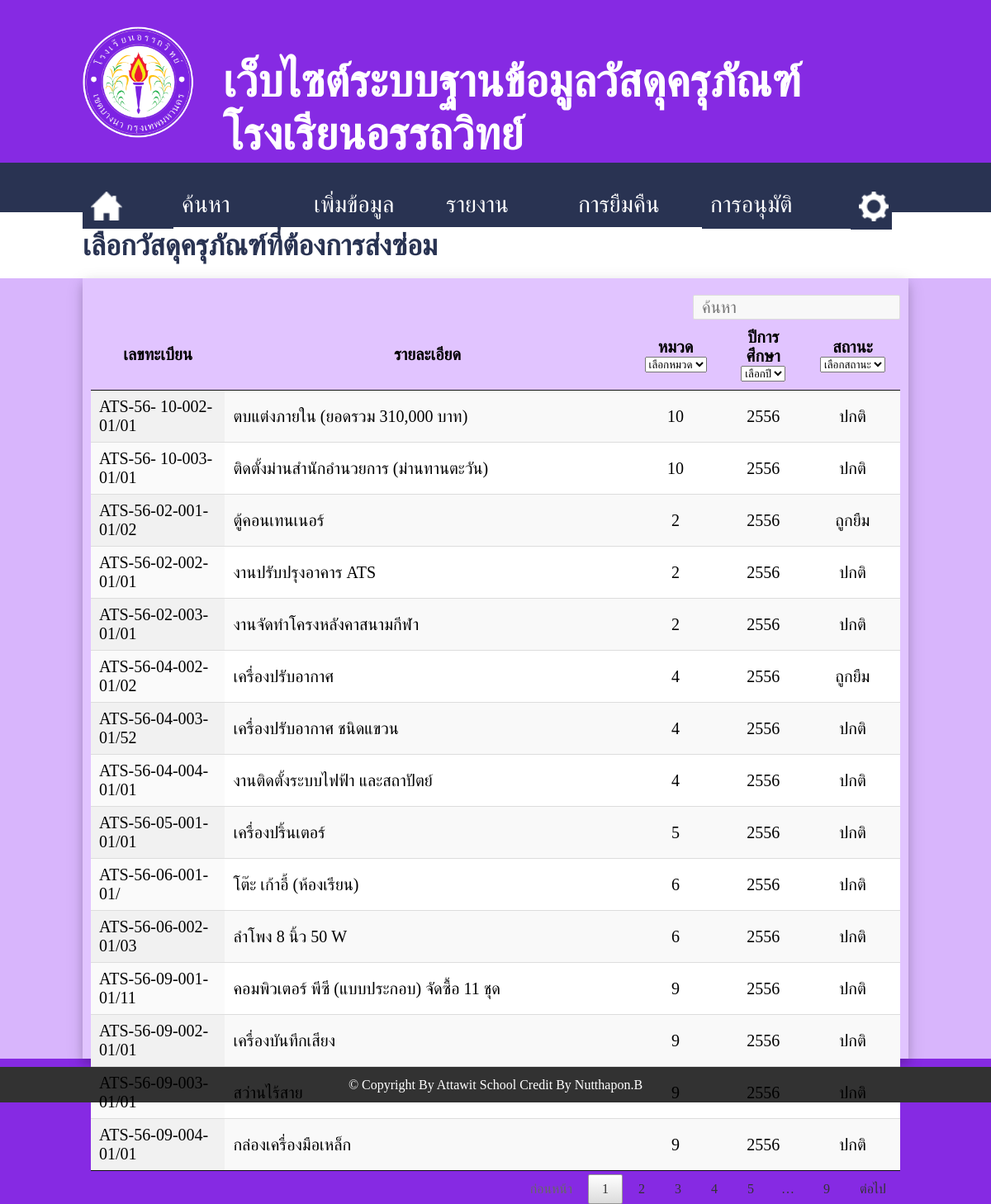
The app's page /select_maintenance.php (signed in) with its own data.
### tables this page shows
CREATE TABLE `data_mda` (
  `id` int(11) NOT NULL auto_increment,
  `id_mda` varchar(25) NOT NULL,
  `id_type` int(11) NOT NULL,
  `year` int(11) NOT NULL,
  `detail` varchar(1000) default NULL,
  `brand` varchar(1000) default NULL,
  `amount` int(11) default NULL,
  `price` decimal(10,2) default NULL,
  `total_price` decimal(10,2) default NULL,
  `applications` varchar(500) default NULL,
  `note` varchar(1000) default NULL,
  `date_in` text,
  `company` varchar(500) default NULL,
  `address` varchar(500) default NULL,
  `tel` varchar(20) default NULL,
  `fax` varchar(20) default NULL,
  `web` varchar(500) default NULL,
  `picture` varchar(500) default NULL,
  `status` int(11) NOT NULL,
  PRIMARY KEY  (`id`)
);

### select_maintenance.php (the view, shortened to what this page needs)
<?php
include('popup.php');
?>
<html>
<head>
	<link rel="stylesheet" href="style.css">
	<link rel="stylesheet" href="jquery.dataTables.min.css" />
</head>
<body id="search">
	<div style='width:100%; height:180px;'>
		<div style='width:1000px; heigth:100%; margin:auto; padding-top:1%;'>
			<div style='width:15%; heigth:100%; float:left;'>
				<img src='image/logo_ats.png' style="margin-top:20px;" width='90%'>
			</div>
			<div style='width:83%; heigth:100%; float:left; padding-left:2%;'>
				<h1 style="margin-top:55px;">เว็บไซต์ระบบฐานข้อมูลวัสดุครุภัณฑ์โรงเรียนอรรถวิทย์
				</h1>
			</div>
		</div>
	</div>
	<div style='width:100%; height:60px; background:#293352;'>
		<div style='width:1000px; heigth:100%; margin:auto; margin-top:17px; padding-top:12px;'>
			<div id="sMenu" style="width:90px; heigth:100%; float:left;">
				<a href="main_finance.php">
					<div><img src="image/home.png" width="38"></div>
				</a>
			</div>
			<div class="dropdown" style="width:160px; heigth:100%; float:left;">
				<a href="search_mda.php">
					<div class="dropbtn">ค้นหา</div>
				</a>
			</div>
			<div class="dropdown" style="width:160px; heigth:100%; float:left;">
				<div class="dropbtn">เพิ่มข้อมูล</div>
			</div>
			<div class="dropdown" style="width:160px; heigth:100%; float:left;">
				<div class="dropbtn">รายงาน</div>
			</div>
			<div class="dropdown" style="width:160px; heigth:100%; float:left;">
				<div class="dropbtn">การยืมคืน</div>
			</div>
			<a href="approve_mda.php">
				<div id="sMenu" style="width:160px; heigth:100%; float:left;">
					<div style="width:100px; float:left;">การอนุมัติ</div>
					<?php
					if ($numberApprove == 0) {
						echo "<div style='width:30px; height:35px; float:left;'></div>";
					} else {
						echo "<div style='width:30px; height:35px; float:left; border-color: #ff0000; border-style: solid; border-radius: 5px; text-align:center; margin-top:-3px; color: #ff0000;'>".$numberApprove."</div>";
					}
					 ?>
				</div>
			</a>
			<div class="dropdown" style="width:50px; heigth:105%; float:left;">
				<div class="dropbtn"><img src="image/pass.png" width="36"></div>
			</div>
		</div>
	</div>
	<div style='width:100%; height:80px; margin-top:-29px; background:#ffffff;'>
		<div style='width:1000px; height:100%; margin:auto; background:#ffffff;'>
			<h2>เลือกวัสดุครุภัณฑ์ที่ต้องการส่งซ่อม</h2>
		</div>
	</div>
	<div style='width:100%; height:945px; background:#d8b5fc;'>
		<div style='width:980px; height:925px; padding-top:20px; padding-left:10px; padding-right:10px; background:#e1c4ff; margin:auto; box-shadow: 0 6px 10px 0 rgba(0, 0, 0, 0.14), 0 6px 20px 0 rgba(0, 0, 0, 0.14);'>
			<table id="example" class="display" style="font-size: 20px;" cellspacing="0" width="100%">
		        <thead>
		            <tr>
		                <th>เลขทะเบียน</th>
		                <th>รายละเอียด</th>
		                <th>หมวด</th>
		                <th>ปีการศึกษา</th>
		                <th>สถานะ</th>
		            </tr>
		        </thead>
		        <tbody>
		        	<?php
		        	$sql = "SELECT * FROM data_mda";
		        	$query = mysql_query($sql);
		        	while ($data = mysql_fetch_array($query)) {
		        		if ($data['status'] == 0) {
		        			$statusLent = 'ถูกยืม';
		        		} elseif ($data['status'] == 1) {
		        			$statusLent = 'ปกติ';
		        		} else {
		        			$statusLent = 'ส่งซ่อม';
		        		}
		        		echo "
		        		<tr style='cursor: hand;' data-href='add_maintenance.php?id=".$data['id']."'>
			                <td>".$data['id_mda']."</td>
			                <td>".$data['detail']."</td>
			                <td><center>".$data['id_type']."</center></td>
			                <td><center>".$data['year']."</center></td>
			                <td><center>".$statusLent."</center></td>
			            </tr>";
		        	}
		        	 ?>
		        </tbody>
		    </table>
		</div>
	</div>
	<div style="background:#323232; width:100%; height:30px; text-align: center; padding-top: 13px; margin-bottom:0px;">
		<font color="#ffffff">&copy Copyright By Attawit School Credit By Nutthapon.B</font>
	</div>
</body>
</html>

### style.css (style rules this page uses)
h1 { font-family:TH Sarabun New; font-size: 55px; color:#ffffff; }
h2 { font-family:TH Sarabun New; font-size: 35px; color:#293352; padding-top: 20px; }
#search { background-repeat: no-repeat; padding:0px; margin:0px; height:1300px; background-size: 100%; background: #862ae3; font-family:TH Sarabun New; }
a:link { text-decoration: none; color: #862ae3; }
.dropbtn { background-color: #293352; color: white; padding: 10px; margin-top: -10px; font-family:TH Sarabun New; font-size: 28px; color:#ffffff; border: none; cursor: pointer; }
.dropdown { display: inline-block; }
#sMenu { background-color: #293352; color: white; padding: 10px; margin-top: -10px; font-family:TH Sarabun New; font-size: 28px; color:#ffffff; border: none; cursor: pointer; display: inline-block; }

### records on screen
data_mda: id_mda "ATS-56-02-001-01/02", detail "ตู้คอนเทนเนอร์", id_type "2", year "2556", status "ถูกยืม"
data_mda: id_mda "ATS-56-02-002-01/01", detail "งานปรับปรุงอาคาร ATS", id_type "2", year "2556", status "ปกติ"
data_mda: id_mda "ATS-56-02-003-01/01", detail "งานจัดทำโครงหลังคาสนามกีฬา", id_type "2", year "2556", status "ปกติ"
data_mda: id_mda "ATS-56-04-002-01/02", detail "เครื่องปรับอากาศ", id_type "4", year "2556", status "ถูกยืม"
data_mda: id_mda "ATS-56-04-003-01/52", detail "เครื่องปรับอากาศ ชนิดแขวน", id_type "4", year "2556", status "ปกติ"
data_mda: id_mda "ATS-56-04-004-01/01", detail "งานติดตั้งระบบไฟฟ้า และสถาปัตย์", id_type "4", year "2556", status "ปกติ"
data_mda: id_mda "ATS-56-05-001-01/01", detail "เครื่องปริ้นเตอร์", id_type "5", year "2556", status "ปกติ"
data_mda: id_mda "ATS-56-06-001-01/", detail "โต๊ะ เก้าอี้ (ห้องเรียน)", id_type "6", year "2556", status "ปกติ"
data_mda: id_mda "ATS-56-06-002-01/03", detail "ลำโพง 8 นิ้ว 50 W", id_type "6", year "2556", status "ปกติ"
data_mda: id_mda "ATS-56-09-001-01/11", detail "คอมพิวเตอร์ พีซี (แบบประกอบ) จัดซื้อ 11 ชุด", id_type "9", year "2556", status "ปกติ"
data_mda: id_mda "ATS-56-09-002-01/01", detail "เครื่องบันทึกเสียง", id_type "9", year "2556", status "ปกติ"
data_mda: id_mda "ATS-56-09-003-01/01", detail "สว่านไร้สาย", id_type "9", year "2556", status "ปกติ"
data_mda: id_mda "ATS-56-09-004-01/01", detail "กล่องเครื่องมือเหล็ก", id_type "9", year "2556", status "ปกติ"
data_mda: id_mda "ATS-56- 10-002-01/01", detail "ตบแต่งภายใน (ยอดรวม 310,000 บาท)", id_type "10", year "2556", status "ปกติ"
data_mda: id_mda "ATS-56- 10-003-01/01", detail "ติดตั้งม่านสำนักอำนวยการ (ม่านทานตะวัน)", id_type "10", year "2556", status "ปกติ"
